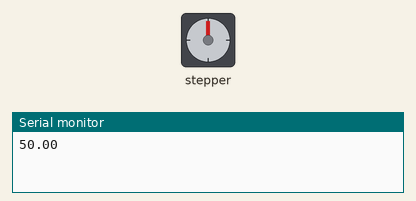
Recording of a sketch running on a simulated Arduino Uno, built with avr-gcc and run on an emulated ATmega328P. On the bench: stepper motor, the last lines printed to the serial monitor. Stepper angles assume 200 steps per turn.

Above: at 0.41 s.
At 38.85 s:
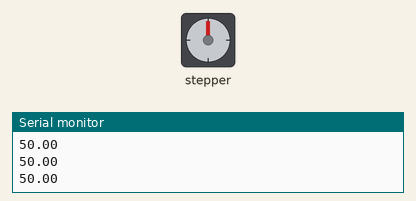
At 39.89 s:
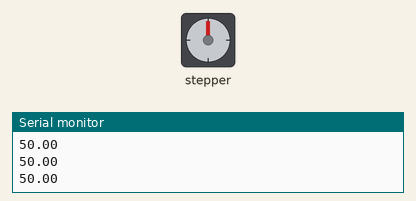
Timing chart, 0 to 40.0 s (numbered marks = the images above):
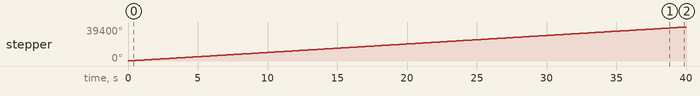

The sketch:

motor_test.ino
```cpp
#include <Adafruit_MotorShield.h>
#include <Wire.h>


#define ADDRESS 0x62
float rpm = 50;


Adafruit_MotorShield AFMS = Adafruit_MotorShield();
Adafruit_StepperMotor *myMotor = AFMS.getStepper(200, 1);

const int DistanceToMove = 20; // Input Distance in mm

const int MotorSpeed = 500;  // Motor Speed (Absolute Max 1000)


void setup() {
  // put your setup code here, to run once:
  //Serial.begin(115200);
  AFMS.begin();
  Serial.begin(115200);
  myMotor->setSpeed(255);
}

void loop() {


  //if (Serial.available() > 0) {

    myMotor->step(200, FORWARD, DOUBLE);
    //delayMicroseconds(1);

    Serial.println(rpm);
    delay(100);


    //myMotor->setSpeed(rpm*2);

    //myMotor->step(200, FORWARD, SINGLE);


}
```

Measured:
- by itself, stepper: keeps turning clockwise at about 985°/s
